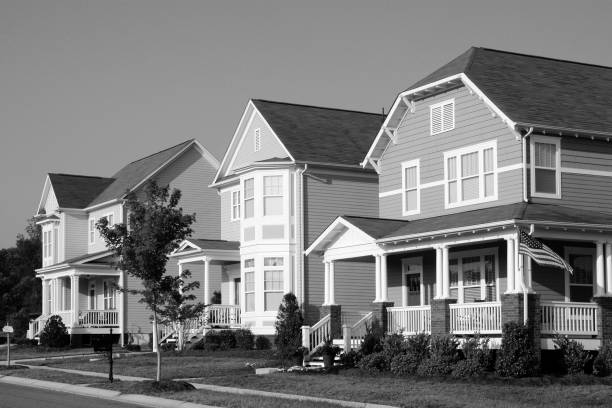
#> input picture SEM7/DIPA/edgephoto.jpg, 612 x 408 px
$ jupyter execute --allow-errors p8_DIPA.ipynb   (older library calls are emulated)
#> lines starting #> are read from the running program, lines starting #| are printed output that depends on the picture; after the words box and inside, x2 and y2 are one past the last pixel; in counts of white or black regions, pixels touching at a corner belong together
# Practical 8
# Name : Devasy Patel

# Aim : To implement edge detection and point detection.

[cell 1]
# line detection using sobel operator and prewitt operator

import cv2
import numpy as np
from matplotlib import pyplot as plt

img = cv2.imread('edgephoto.jpg',0)
#> img is the input picture: shape (408, 612); min 0, max 255, mean 122.8
# gaussian blur
img = cv2.GaussianBlur(img,(5,5),0)


#sobel operator
sobelx = cv2.Sobel(img,cv2.CV_64F,1,0,ksize=5)
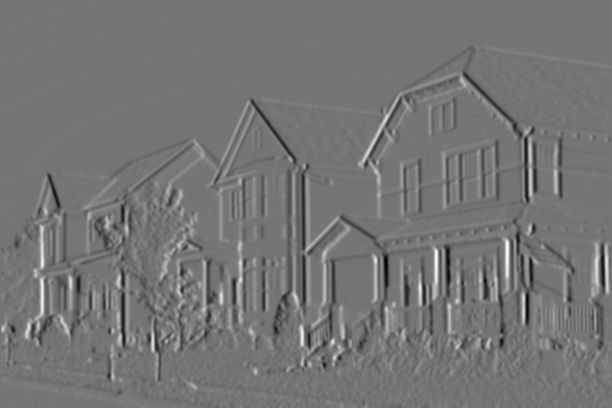
#> sobelx: shape (408, 612) float64; min -6767, max 7953, mean -2.8; drawn with min black and max white
sobely = cv2.Sobel(img,cv2.CV_64F,0,1,ksize=5)


final = cv2.addWeighted(sobelx,0.5,sobely,0.5,0)

fig = plt.figure(figsize=(10,10))

plt.subplot(2,2,1),plt.imshow(img,cmap = 'gray')
plt.title('Original'), plt.xticks([]), plt.yticks([])
plt.subplot(2,2,2),plt.imshow(sobelx,cmap = 'gray')
plt.title('Sobel X'), plt.xticks([]), plt.yticks([])
plt.subplot(2,2,3),plt.imshow(sobely,cmap = 'gray')
plt.title('Sobel Y'), plt.xticks([]), plt.yticks([])
plt.subplot(2,2,4),plt.imshow(final,cmap = 'gray')
plt.title('Sobel X+Y'), plt.xticks([]), plt.yticks([])
plt.show()

[cell 2]
# apply thresholding on sobel x and sobel y
ret,thresh1 = cv2.threshold(sobelx,127,255,cv2.THRESH_BINARY)
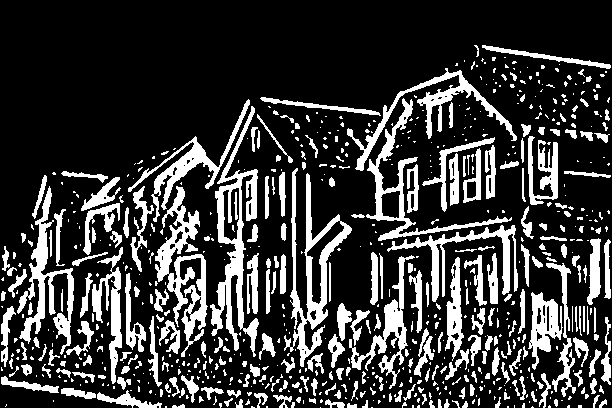
#> thresh1: shape (408, 612) float64; 22.4% white; 728 white regions (458 under 20 px), largest, box (x1, y1, x2, y2) and area: (210, 106, 259, 357) 3564, (284, 168, 352, 367) 3129, (155, 186, 208, 357) 3083
ret,thresh2 = cv2.threshold(sobely,127,255,cv2.THRESH_BINARY)
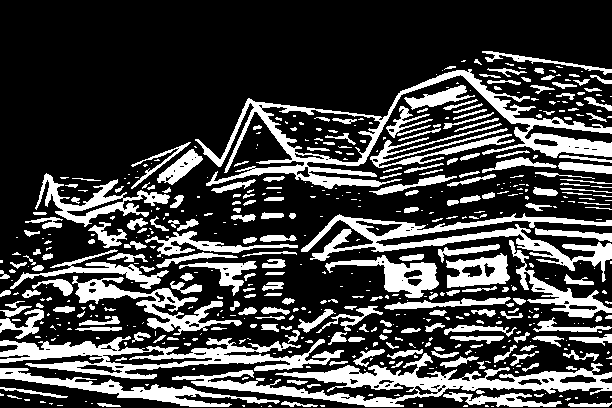
#> thresh2: shape (408, 612) float64; 26.2% white; 558 white regions (325 under 20 px), largest, box (x1, y1, x2, y2) and area: (195, 69, 612, 189) 7621, (172, 353, 612, 407) 6648, (0, 336, 344, 379) 5449


# apply thresholding on sobel x+y
ret,thresh3 = cv2.threshold(final,127,255,cv2.THRESH_BINARY)
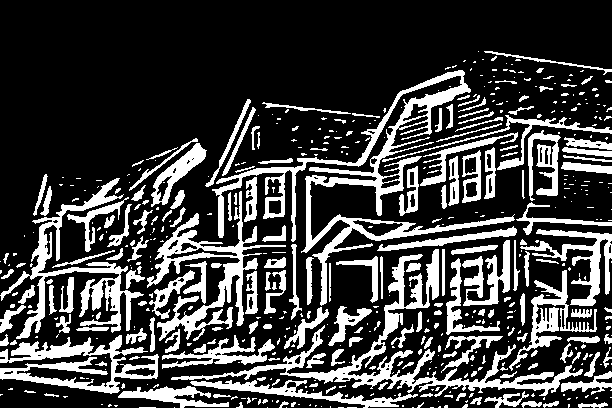
#> thresh3: shape (408, 612) float64; 25% white; 526 white regions (341 under 20 px), largest, box (x1, y1, x2, y2) and area: (212, 70, 515, 306) 8117, (171, 249, 583, 397) 6226, (147, 191, 286, 341) 4130

# print("Threshold value : ",thresh1, thresh2, thresh3)

fig = plt.figure(figsize=(10,10))

plt.subplot(2,2,1),plt.imshow(thresh1,cmap = 'gray')
plt.title('Sobel X'), plt.xticks([]), plt.yticks([])
plt.subplot(2,2,2),plt.imshow(thresh2,cmap = 'gray')
plt.title('Sobel Y'), plt.xticks([]), plt.yticks([])
plt.subplot(2,2,3),plt.imshow(thresh3,cmap = 'gray')
plt.title('Sobel X+Y'), plt.xticks([]), plt.yticks([])
plt.show()

[cell 3]
# now applying filter manually using convolution operation

def apply_filter(img, filter):
    # apply same padding to image
    img = cv2.copyMakeBorder(img, 1, 1, 1, 1, cv2.BORDER_REPLICATE)
#> img: shape (410, 614)
    h, w = img.shape
#> h = 410; w = 614
    out = np.zeros((h, w), dtype="float32")

    # loop over the image
    for y in np.arange(1, h - 1):
        for x in np.arange(1, w - 1):
            # apply convolution
            roi = img[y - 1:y + 2, x - 1:x + 2]
            k = (roi * filter).sum()
            out[y, x] = k
    # out = np.clip(out, 0, 255)
    # out = out.astype("uint8")
    return out
sobelx = np.array([[-1, 0, 1], [-2, 0, 2], [-1, 0, 1]])
sobely = np.array([[1, 2, 1], [0, 0, 0], [-1, -2, -1]])

sobelx_img = apply_filter(img, sobelx)
#> (the rest of this cell did not finish here and is left out)

[cell 4]
# now applying at 45 degree
filter = np.array([[2, 1, 0], [1, 0, -1], [0, -1, -2]])
diag = apply_filter(img, filter)
print(min(diag.flatten()))
#| -476.0
plt.imshow(diag, cmap="gray")

## Applying thresholding where if val < threshold, val = 0

[cell 5]
def applyThreshold(img, thresh):
#> called with thresh = 300
    img[img < thresh] = 0
    img[img >= thresh] = 255
#> img: shape (410, 614) float32; 0.26% white in thin lines or dots, all inside (x1, y1, x2, y2) = (13, 79, 595, 372)
    return img


diag1 = applyThreshold(diag.copy(), 300)
plt.imshow(diag1, cmap="gray")
print(max(diag.flatten()))
#| 454.0
# plot original, diagonal, thresholded
figure = plt.figure(figsize=(12,4))
plt.subplot(1,3,1),plt.imshow(img,cmap = 'gray')
plt.title('Original'), plt.xticks([]), plt.yticks([])
plt.subplot(1,3,2),plt.imshow(diag,cmap = 'gray')
plt.title('Diagonal'), plt.xticks([]), plt.yticks([])
plt.subplot(1,3,3),plt.imshow(diag1,cmap = 'gray')
plt.title('Thresholded'), plt.xticks([]), plt.yticks([])
plt.show()

[cell 6]
# now another diagonal
filter = np.array([[0, 1, 2], [-1, 0, 1], [-2, -1, 0]])
diag = apply_filter(img, filter)
#> after the loop in apply_filter (call 3), `for y in np.arange(1, h - 1):`:
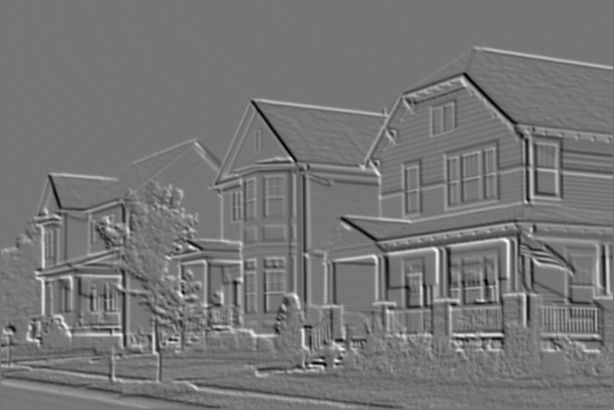
#> out: shape (410, 614) float32; min -428, max 497, mean 0.4; drawn with min black and max white
diag1 = applyThreshold(diag.copy(), 300)
#> in applyThreshold (call 2), `img[img >= thresh] = 255`: img: shape (410, 614) float32; 0.32% white in thin lines or dots, all inside (x1, y1, x2, y2) = (27, 79, 609, 389)
print(min(diag.flatten()), max(diag.flatten()))
#| -428.0 497.0
figure = plt.figure(figsize=(15,5))
plt.subplot(1,3,1),plt.imshow(img,cmap = 'gray')
plt.title('Original'), plt.xticks([]), plt.yticks([])
plt.subplot(1,3,2),plt.imshow(diag,cmap = 'gray')
plt.title('Diagonal'), plt.xticks([]), plt.yticks([])
plt.subplot(1,3,3),plt.imshow(diag1,cmap = 'gray')
plt.title('Thresholded'), plt.xticks([]), plt.yticks([])
plt.show()

# Prewitt operator

[cell 7]
filter = np.array([[-1, -1, -1], [0,0,0], [1,1,1]])
diag = apply_filter(img, filter)
#> after the loop in apply_filter (call 4), `for y in np.arange(1, h - 1):`:
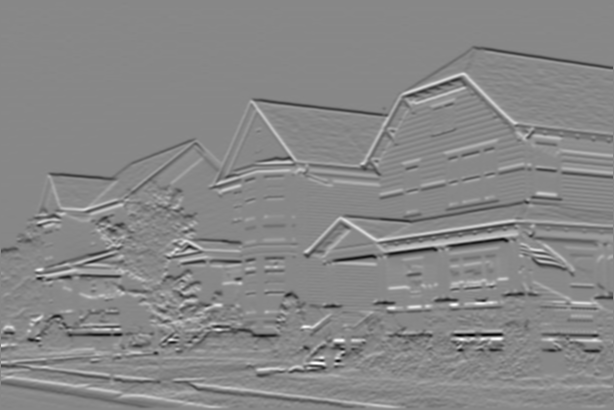
#> out: shape (410, 614) float32; min -404, max 355, mean -0.5; drawn with min black and max white
diag1x = applyThreshold(diag.copy(), 230)
#> call 3 of applyThreshold, with thresh = 230
#> in applyThreshold (call 3), `img[img >= thresh] = 255`:
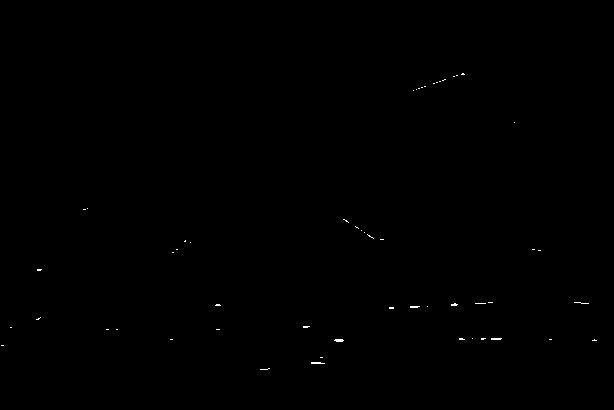
#> img: shape (410, 614) float32; 0.12% white in thin lines or dots, all inside (x1, y1, x2, y2) = (1, 73, 597, 370)
print(min(diag.flatten()), max(diag.flatten()))
#| -404.0 355.0
figure = plt.figure(figsize=(15,5))
plt.subplot(1,3,1),plt.imshow(img,cmap = 'gray')
plt.title('Original'), plt.xticks([]), plt.yticks([])
plt.subplot(1,3,2),plt.imshow(diag,cmap = 'gray')
plt.title('Diagonal'), plt.xticks([]), plt.yticks([])
plt.subplot(1,3,3),plt.imshow(diag1x,cmap = 'gray')
plt.title('Thresholded'), plt.xticks([]), plt.yticks([])

plt.show()

# Vertical Prewwit operator

[cell 8]
filter = np.array([[1, 0, -1], [1,0,-1], [1,0,-1]])
diag = apply_filter(img, filter)
#> after the loop in apply_filter (call 5), `for y in np.arange(1, h - 1):`:
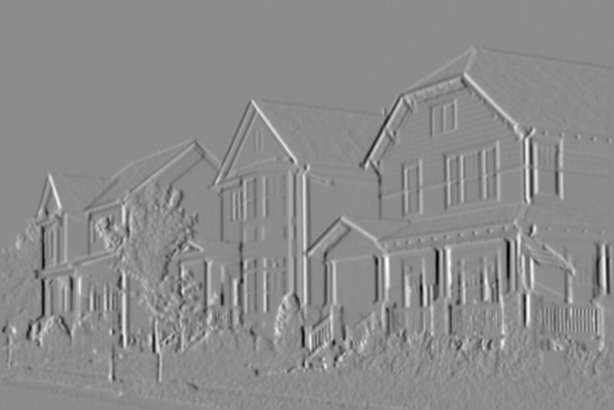
#> out: shape (410, 614) float32; min -425, max 348, mean 0.1; drawn with min black and max white
diag1y = applyThreshold(diag.copy(), 220)
#> call 4 of applyThreshold, with thresh = 220
#> in applyThreshold (call 4), `img[img >= thresh] = 255`:
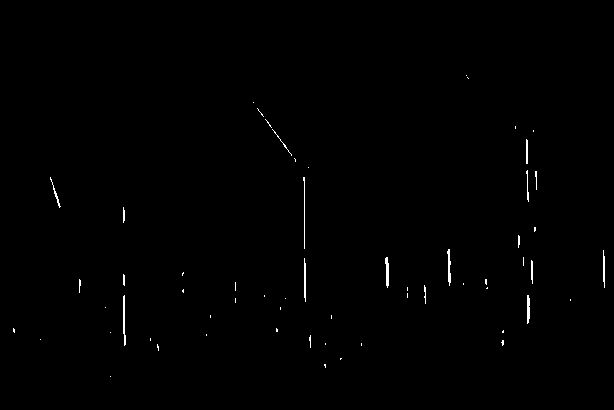
#> img: shape (410, 614) float32; 0.45% white in thin lines or dots, all inside (x1, y1, x2, y2) = (13, 75, 605, 377)
print(min(diag.flatten()), max(diag.flatten()))
#| -425.0 348.0
figure = plt.figure(figsize=(15,5))
plt.subplot(1,3,1),plt.imshow(img,cmap = 'gray')
plt.title('Original'), plt.xticks([]), plt.yticks([])
plt.subplot(1,3,2),plt.imshow(diag,cmap = 'gray')
plt.title('Diagonal'), plt.xticks([]), plt.yticks([])
plt.subplot(1,3,3),plt.imshow(diag1y,cmap = 'gray')
plt.title('Thresholded'), plt.xticks([]), plt.yticks([])

plt.show()

[cell 9]
# adding both the thresholded image
final = (diag1x+diag1y)
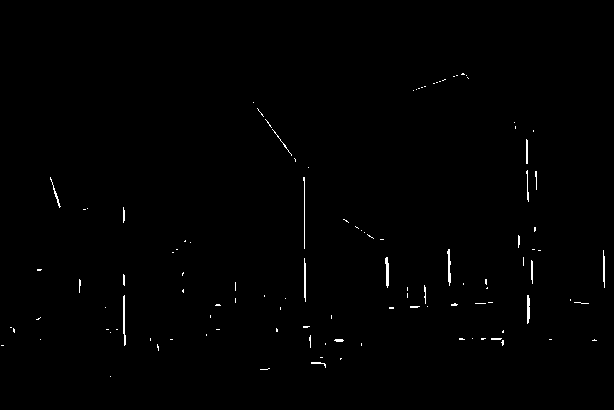
#> final: shape (410, 614) float32; 0.57% white in thin lines or dots, all inside (x1, y1, x2, y2) = (1, 73, 605, 377)
# before after
figure = plt.figure(figsize=(10, 5))
plt.subplot(1,2,1),plt.imshow(img,cmap = 'gray')
plt.title('Original'), plt.xticks([]), plt.yticks([])
plt.subplot(1,2,2),plt.imshow(final,cmap = 'gray')
plt.title('Final'), plt.xticks([]), plt.yticks([])
plt.show()
